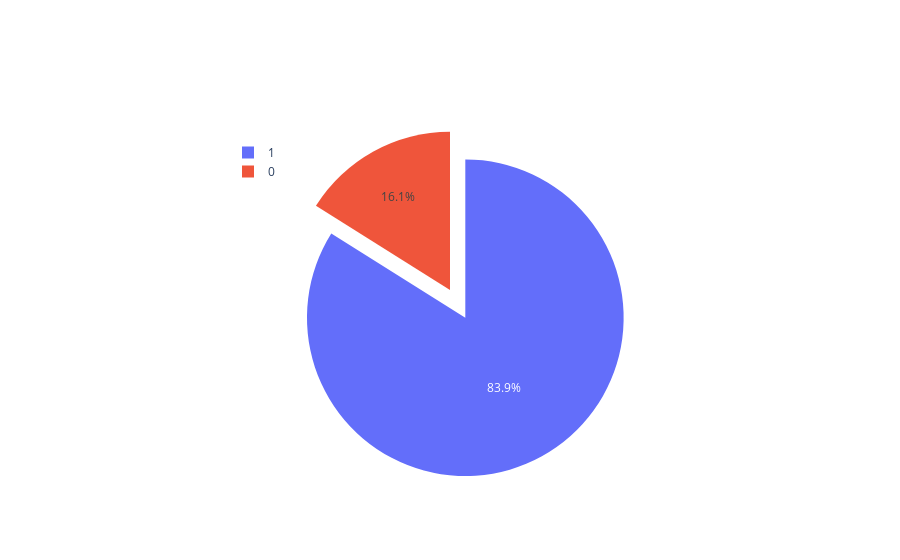

Here is the notebook cell this chart was saved with:
### Code cell
# A pie plot to better represent the data

labels = aggregate_data.Attrition_Flag
values = aggregate_data.CLIENTNUM

fig = go.Figure(data=[go.Pie(labels=labels, values=values, pull=[0, 0.2])])
fig.update_layout(legend=dict(
    yanchor="top",
    y=0.90,
    xanchor="left",
    x=0.20
))

### Figure 1 — Plotly figure (JSON) as saved in the notebook; plotly's stock layout.template omitted (floating-point values rounded to 4 significant figures)
{"data": [{"labels": [0, 1], "pull": [0, 0.2], "type": "pie", "values": [1627, 8500]}], "layout": {"legend": {"x": 0.2, "xanchor": "left", "y": 0.9, "yanchor": "top"}}}
